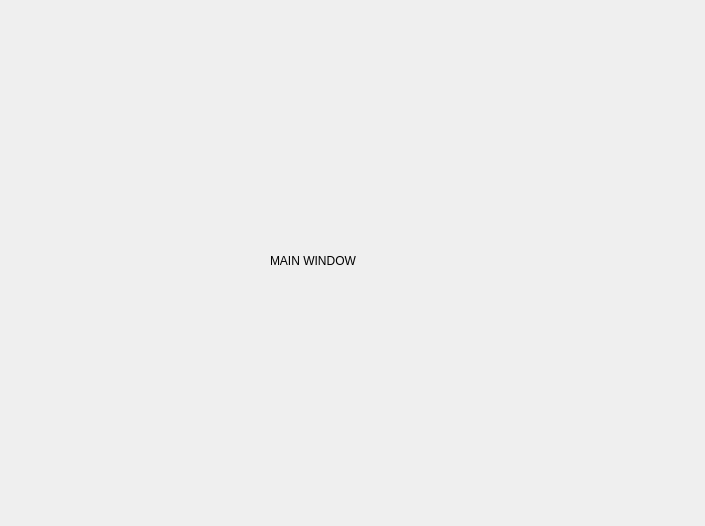
<?xml version="1.0" encoding="UTF-8"?>
<ui version="4.0">
 <class>Form</class>
 <widget class="QWidget" name="Form">
  <property name="geometry">
   <rect>
    <x>0</x>
    <y>0</y>
    <width>705</width>
    <height>526</height>
   </rect>
  </property>
  <property name="windowTitle">
   <string>Form</string>
  </property>
  <widget class="QLabel" name="label">
   <property name="geometry">
    <rect>
     <x>270</x>
     <y>170</y>
     <width>301</width>
     <height>181</height>
    </rect>
   </property>
   <property name="text">
    <string>MAIN WINDOW</string>
   </property>
  </widget>
 </widget>
 <resources/>
 <connections/>
</ui>
